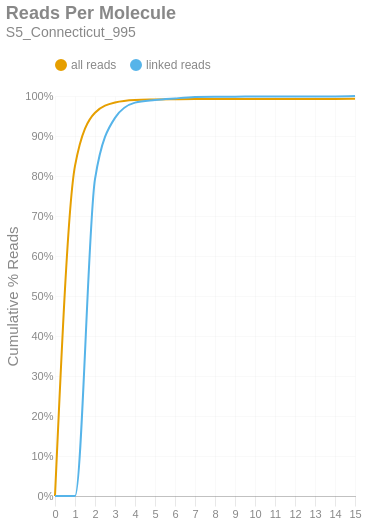

Write notebook code for a chart like this one.
### Markdown cell above
### Reads per Molecule
This chart shows the cumulative distribution of the number of reads per linked molecule. That is, how many alignments are associated with a unique molecule. This excludes the number of reads associated with invalid or absent linked-read barcodes. The `linked` histogram is the percentages recalculated when disregarding singletons.

### Code cell
if SKIPLR:
    print_html(f"Skipped")
else:
    counts = np.bincount(valids['reads'].cast(pl.Int64).to_numpy())
    weighted = counts * np.arange(len(counts))
    all_perc = weighted / n_reads
    linked_perc = weighted / n_linked_reads
    linked_perc[1] = 0
    binned_df = pl.DataFrame({
        'readsper': list(range(len(counts))),
        'all reads (cumsum)': np.cumsum(all_perc).tolist(),
        'linked reads (cumsum)': np.cumsum(linked_perc).tolist(),
    })

    with SafeRender(binned_df):
        (
            density_plot(binned_df, 'Reads Per Molecule', samplename, 'readspmol')
            .encode(
                x=alt.X('readsper:O', title=None).axis(labelAngle=0).scale(padding=0),
                y=alt.Y('value:Q', title='Cumulative % Reads').axis(format='%').stack(False),
                color=alt.Color("key:N").scale(domain=["all reads", "linked reads"]),
                tooltip=[
                    alt.Tooltip("key:N", title="Data Type"),
                    alt.Tooltip("readsper:O", title="Reads Per Molecule"),
                    alt.Tooltip("value:Q", format=".2%", title="% Reads (Cum.)")
                ]            
            )
        ).display()

### Figure 1 — Vega-Lite specification as saved in the notebook (floating-point values rounded to 4 significant figures)
{"width": "container", "height": 400, "config": {"title": {"anchor": "start", "dy": -15, "fontSize": 18, "color": "#888888", "subtitleColor": "#888888", "subtitleFontSize": 14}, "arc": {"fill": "#0072B2"}, "axis": {"domainColor": "#888888", "domainWidth": 0.5, "gridWidth": 0.2, "grid": false, "titleFontWeight": 400, "titleFontSize": 15, "labelFontSize": 11, "labelColor": "#888888", "tickColor": "#888888", "tickWidth": 0.2, "titleColor": "#888888"}, "axisBand": {"grid": false}, "axisX": {"grid": true, "tickSize": 10, "domainCap": "round"}, "axisY": {"domain": false, "grid": true, "tickSize": 0, "domainCap": "round"}, "background": "transparent", "header": {"labelFontSize": 15, "labelColor": "#888888", "titleFontSize": 15, "titleFontWeight": 600, "titleColor": "#888888"}, "legend": {"labelFont": "sans-serif", "labelFontSize": 12, "labelColor": "#888888", "symbolSize": 100, "symbolType": "circle", "titleFontSize": 12, "titlePadding": 10, "titleColor": "#888888", "title": null, "orient": "top"}, "range": {"category": ["#E69F00", "#56B4E9", "#009E73", "#F0E442", "#0072B2", "#D55E00", "#CC79A7", "#000000"], "diverging": ["#cfe8f3", "#a2d4ec", "#73bfe2", "#46abdb", "#1696d2", "#12719e"]}, "area": {"fill": "#0072B2", "fillOpacity": 0.7, "line": true, "strokeOpacity": 0.7}, "line": {"color": "#0072B2", "stroke": "#0072B2", "strokeWidth": 2}, "trail": {"color": "#0072B2", "stroke": "#0072B2", "strokeWidth": 0, "size": 1}, "point": {"filled": true, "fillOpacity": 1.0, "size": 95}, "text": {"color": "#888888", "fontSize": 11, "align": "right", "fontWeight": 400, "size": 11}, "bar": {"fill": "#0072B2", "stroke": null}, "view": {"stroke": null, "continuousWidth": 660, "continuousHeight": 400}}, "data": {"name": "data-632ea50975d9f7cef0abb6be222681c4"}, "mark": {"type": "line", "interpolate": "monotone", "point": {"opacity": 0, "size": 275}}, "encoding": {"color": {"field": "key", "scale": {"domain": ["all reads", "linked reads"]}, "type": "nominal"}, "tooltip": [{"field": "key", "title": "Data Type", "type": "nominal"}, {"field": "readsper", "title": "Reads Per Molecule", "type": "ordinal"}, {"field": "value", "format": ".2%", "title": "% Reads (Cum.)", "type": "quantitative"}], "x": {"axis": {"labelAngle": 0}, "field": "readsper", "scale": {"padding": 0}, "title": null, "type": "ordinal"}, "y": {"axis": {"format": "%"}, "field": "value", "stack": false, "title": "Cumulative % Reads", "type": "quantitative"}}, "params": [{"name": "param_c36ac31b6afebe62", "select": {"type": "point", "fields": ["key"]}, "bind": "legend"}], "title": {"text": "Reads Per Molecule", "subtitle": "S5_Connecticut_995"}, "transform": [{"fold": ["all reads (cumsum)", "linked reads (cumsum)"]}, {"calculate": "replace(datum.key, ' (cumsum)', '')", "as": "key"}, {"filter": {"param": "param_c36ac31b6afebe62"}}], "usermeta": {"embedOptions": {"downloadFileName": "S5_Connecticut_995.readspmol"}}, "$schema": "https://vega.github.io/schema/vega-lite/v6.1.0.json", "datasets": {"data-632ea50975d9f7cef0abb6be222681c4": [{"readsper": 0, "all reads (cumsum)": 0.0, "linked reads (cumsum)": 0.0}, {"readsper": 1, "all reads (cumsum)": 0.8254, "linked reads (cumsum)": 0.0}, {"readsper": 2, "all reads (cumsum)": 0.9581, "linked reads (cumsum)": 0.7923}, {"readsper": 3, "all reads (cumsum)": 0.9838, "linked reads (cumsum)": 0.9454}, {"readsper": 4, "all reads (cumsum)": 0.9901, "linked reads (cumsum)": 0.9835}, {"readsper": 5, "all reads (cumsum)": 0.9912, "linked reads (cumsum)": 0.9901}, {"readsper": 6, "all reads (cumsum)": 0.9919, "linked reads (cumsum)": 0.9941}, {"readsper": 7, "all reads (cumsum)": 0.9925, "linked reads (cumsum)": 0.9973}, {"readsper": 8, "all reads (cumsum)": 0.9926, "linked reads (cumsum)": 0.9983}, {"readsper": 9, "all reads (cumsum)": 0.9926, "linked reads (cumsum)": 0.9983}, {"readsper": 10, "all reads (cumsum)": 0.9927, "linked reads (cumsum)": 0.999}, {"readsper": 11, "all reads (cumsum)": 0.9927, "linked reads (cumsum)": 0.999}, {"readsper": 12, "all reads (cumsum)": 0.9927, "linked reads (cumsum)": 0.999}, {"readsper": 13, "all reads (cumsum)": 0.9927, "linked reads (cumsum)": 0.999}, {"readsper": 14, "all reads (cumsum)": 0.9927, "linked reads (cumsum)": 0.999}, {"readsper": 15, "all reads (cumsum)": 0.9929, "linked reads (cumsum)": 1.0}]}}
